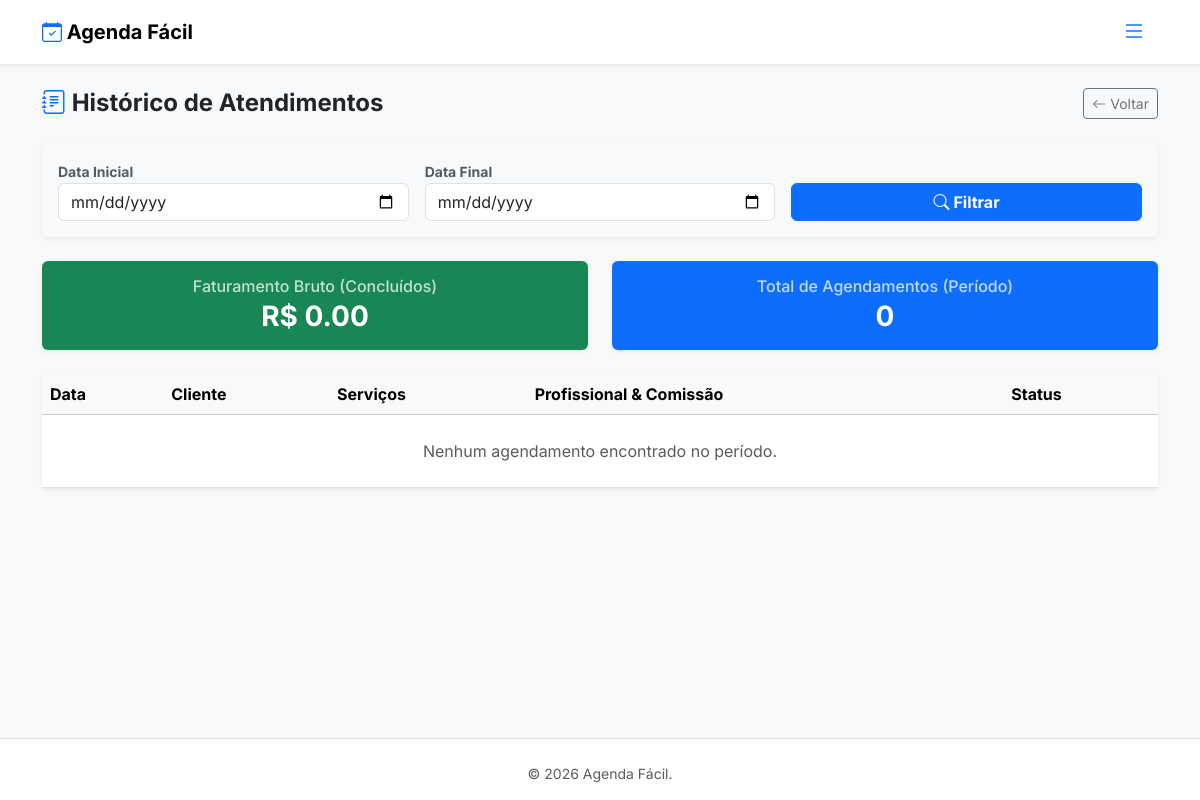
Before: /admin/historico (signed in) with the older database file.
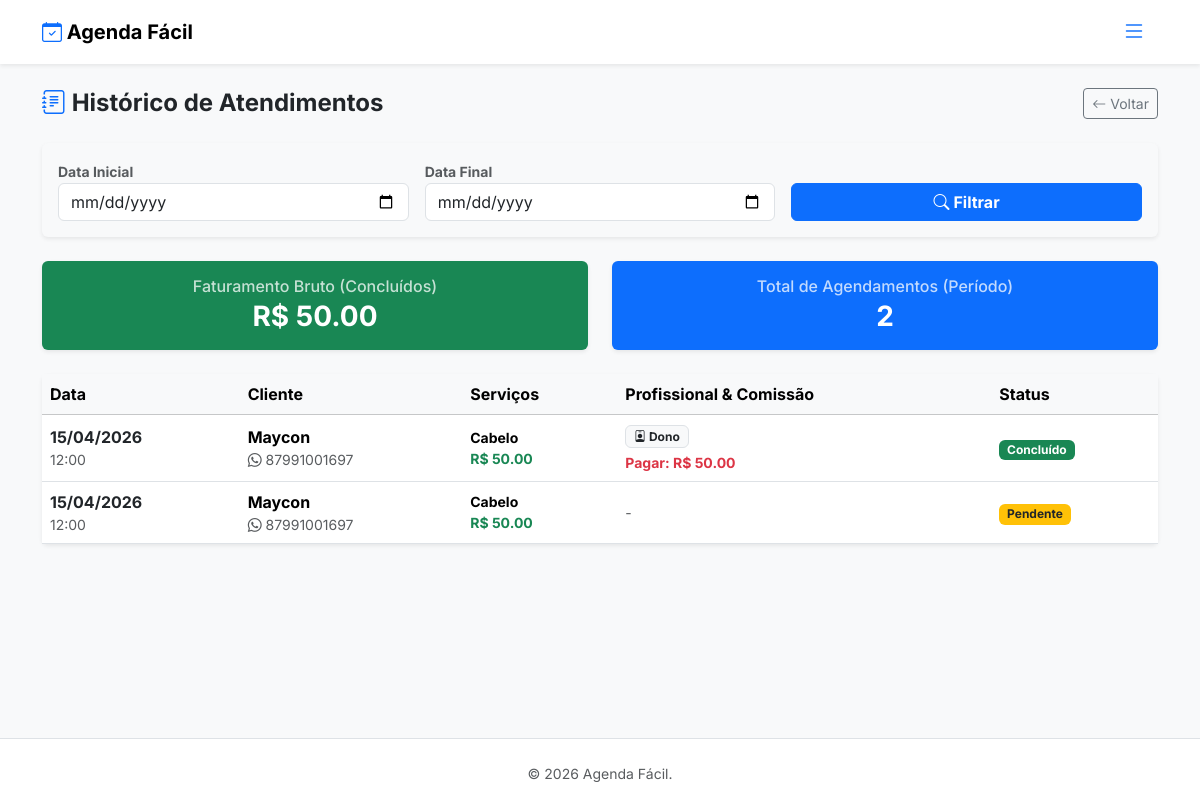
After: the same page with the newer database file.
### app.py (models this page shows, shortened)
class Appointment(db.Model):
    __tablename__ = 'appointments'
    id = db.Column(db.Integer, primary_key=True)
    client_name = db.Column(db.String(150), nullable=False)
    client_phone = db.Column(db.String(20), nullable=False)
    client_email = db.Column(db.String(120), nullable=False)
    appointment_date = db.Column(db.Date, nullable=False)
    appointment_time = db.Column(db.Time, nullable=False)
    notified = db.Column(db.Boolean, default=False)
    total_duration = db.Column(db.Integer, default=0, nullable=False)
    total_price = db.Column(db.Float, default=0.0, nullable=False)
    establishment_id = db.Column(db.Integer, db.ForeignKey('establishments.id'), nullable=False)
    status = db.Column(db.String(20), default='pendente')
    professional_id = db.Column(db.Integer, db.ForeignKey('professionals.id'), nullable=True)
    commission_value = db.Column(db.Float, default=0.0)
    rating = db.Column(db.Integer, nullable=True)
    services = db.relationship('Service', secondary=appointment_services, lazy='subquery', backref=db.backref('appointments', lazy=True))
    @property
    def service_names(self):
        return " + ".join([s.name for s in self.services])

class Service(db.Model):
    __tablename__ = 'services'
    id = db.Column(db.Integer, primary_key=True)
    name = db.Column(db.String(100), nullable=False)
    duration = db.Column(db.Integer, nullable=False)
    price = db.Column(db.Float, nullable=False, default=0.0)
    establishment_id = db.Column(db.Integer, db.ForeignKey('establishments.id'), nullable=False)
    category_id = db.Column(db.Integer, db.ForeignKey('categories.id'), nullable=True)
    is_combo = db.Column(db.Boolean, default=False)
    original_price = db.Column(db.Float, nullable=True)

class Professional(db.Model):
    __tablename__ = 'professionals'
    id = db.Column(db.Integer, primary_key=True)
    name = db.Column(db.String(100), nullable=False)
    commission_rate = db.Column(db.Float, default=0.0)
    is_active = db.Column(db.Boolean, default=True)
    establishment_id = db.Column(db.Integer, db.ForeignKey('establishments.id'), nullable=False)
    appointments = db.relationship('Appointment', backref='professional', lazy=True)

### app.py (the view)
@app.route('/admin/historico')
@login_required
def historico_atendimentos():
    if not current_user.establishment.has_access: return redirect(url_for('planos'))
    est = current_user.establishment
    start_date_str = request.args.get('start_date')
    end_date_str = request.args.get('end_date')
    query = Appointment.query.filter_by(establishment_id=est.id)
    if start_date_str:
        try:
            start_date = datetime.strptime(start_date_str, '%Y-%m-%d').date()
            query = query.filter(Appointment.appointment_date >= start_date)
        except: pass
    if end_date_str:
        try:
            end_date = datetime.strptime(end_date_str, '%Y-%m-%d').date()
            query = query.filter(Appointment.appointment_date <= end_date)
        except: pass
    appts = query.order_by(Appointment.appointment_date.desc(), Appointment.appointment_time.desc()).all()
    total_revenue = sum(a.total_price for a in appts if a.status in ['concluido', 'arquivado'])
    total_appts = len(appts)
    return render_template('historico.html', appointments=appts, establishment=est, start_date=start_date_str, end_date=end_date_str, total_revenue=total_revenue, total_appts=total_appts)

### app.py (called while the page is built)
@login_manager.user_loader
def load_user(user_id): return Admin.query.get(int(user_id))

    @property
    def has_access(self):
        if self.is_active: return True
        if self.trial_ends and get_now_brazil() < self.trial_ends: return True
        return False

### templates/historico.html (shortened to what this page needs)
{% extends 'layout.html' %}
{% block content %}
<div class="container py-4">
    <div class="d-flex justify-content-between align-items-center mb-4">
        <h2 class="h4 mb-0 fw-bold"><i class="bi bi-journal-text text-primary"></i> Histórico de Atendimentos</h2>
        <a href="{{ url_for('admin_dashboard') }}" class="btn btn-outline-secondary btn-sm"><i class="bi bi-arrow-left"></i> Voltar</a>
    </div>
    <div class="card shadow-sm border-0 mb-4 bg-light">
        <div class="card-body">
            <form method="GET" action="{{ url_for('historico_atendimentos') }}" class="row g-3 align-items-end">
                <div class="col-md-4">
                    <label class="small fw-bold text-muted">Data Inicial</label>
                    <input type="date" name="start_date" class="form-control" value="{{ start_date or '' }}">
                </div>
                <div class="col-md-4">
                    <label class="small fw-bold text-muted">Data Final</label>
                    <input type="date" name="end_date" class="form-control" value="{{ end_date or '' }}">
                </div>
                <div class="col-md-4">
                    <button class="btn btn-primary w-100 fw-bold"><i class="bi bi-search"></i> Filtrar</button>
                </div>
            </form>
        </div>
    </div>
    <div class="row mb-4">
        <div class="col-md-6">
            <div class="card border-0 shadow-sm bg-success text-white">
                <div class="card-body text-center">
                    <h6 class="mb-1 opacity-75">Faturamento Bruto (Concluídos)</h6>
                    <h3 class="mb-0 fw-bold">R$ {{ "%.2f"|format(total_revenue) }}</h3>
                </div>
            </div>
        </div>
        <div class="col-md-6 mt-3 mt-md-0">
            <div class="card border-0 shadow-sm bg-primary text-white">
                <div class="card-body text-center">
                    <h6 class="mb-1 opacity-75">Total de Agendamentos (Período)</h6>
                    <h3 class="mb-0 fw-bold">{{ total_appts }}</h3>
                </div>
            </div>
        </div>
    </div>
    <div class="card shadow-sm border-0">
        <div class="card-body p-0 table-responsive">
            <table class="table table-hover align-middle mb-0">
                <thead class="table-light">
                    <tr>
                        <th>Data</th>
                        <th>Cliente</th>
                        <th>Serviços</th>
                        <th>Profissional & Comissão</th>
                        <th>Status</th>
                    </tr>
                </thead>
                <tbody>
                    {% for a in appointments %}
                    <tr>
                        <td>
                            <div class="fw-bold text-dark">{{ a.appointment_date.strftime('%d/%m/%Y') }}</div>
                            <div class="small text-muted">{{ a.appointment_time.strftime('%H:%M') }}</div>
                        </td>
                        <td>
                            <div class="fw-bold">{{ a.client_name }}</div>
                            <div class="small text-muted"><i class="bi bi-whatsapp"></i> {{ a.client_phone }}</div>
                        </td>
                        <td>
                            <div class="small fw-bold">{{ a.service_names }}</div>
                            <div class="text-success fw-bold small">R$ {{ "%.2f"|format(a.total_price) }}</div>
                        </td>
                        <td>
                            {% if establishment.plan_type == 'gestao' and a.professional %}
                                <div class="badge bg-light border text-dark mb-1"><i class="bi bi-person-badge"></i> {{ a.professional.name }}</div>
                                {% if a.status in ['concluido', 'arquivado'] and a.commission_value > 0 %}
                                    <div class="text-danger small fw-bold" title="Valor a repassar ao profissional">Pagar: R$ {{ "%.2f"|format(a.commission_value) }}</div>
                                {% endif %}
                            {% else %}
                                <span class="text-muted small">-</span>
                            {% endif %}
                        </td>
                        <td>
                            {% if a.status in ['concluido', 'arquivado'] %}
                                <span class="badge bg-success">Concluído</span>
                            {% elif a.status == 'falta' %}
                                <span class="badge bg-danger">Falta (No-show)</span>
                            {% elif a.status == 'cancelado' %}
                                <span class="badge bg-secondary">Cancelado</span>
                            {% else %}
                                <span class="badge bg-warning text-dark">Pendente</span>
                            {% endif %}
                        </td>
                    </tr>
                    {% else %}
                    <tr><td colspan="5" class="text-center py-4 text-muted">Nenhum agendamento encontrado no período.</td></tr>
                    {% endfor %}
                </tbody>
            </table>
        </div>
    </div>
</div>
{% endblock %}

### templates/layout.html (shortened to what this page needs)
<!DOCTYPE html>
<html lang="pt-br">
<head>
    <link href="https://cdn.jsdelivr.net/npm/bootstrap@5.3.3/dist/css/bootstrap.min.css" rel="stylesheet">
    <link rel="stylesheet" href="https://cdn.jsdelivr.net/npm/bootstrap-icons@1.11.3/font/bootstrap-icons.min.css">
</head>
<body>
    <nav class="navbar navbar-expand-lg navbar-light bg-white shadow-sm sticky-top py-2">
        <div class="container">
            <a class="navbar-brand fw-bold" href="{{ url_for('index') }}"><i class="bi bi-calendar-check text-primary"></i> Agenda Fácil</a>
            {% if current_user.is_authenticated %}
                <button class="btn btn-outline-primary border-0 ms-auto" type="button" data-bs-toggle="offcanvas" data-bs-target="#sidebarMenu">
                    <i class="bi bi-list fs-4"></i>
                </button>
            {% endif %}
        </div>
    </nav>
    <main class="container-fluid p-0">
        {% block content %}{% endblock %}
    </main>
    <footer class="bg-white border-top pt-4 pb-3 mt-auto">
        <div class="container text-center">
            <p class="text-muted small mb-0">© 2026 Agenda Fácil.</p>
        </div>
    </footer>
</body>
</html>

### templates/layout.html (style rules this page uses)
body { font-family:'Inter',sans-serif;background-color:#f8f9fa }
a { text-decoration:none }
main { flex:1 }
body { min-height:100vh;display:flex;flex-direction:column }

Changed rows visible on the page:
added Appointment: appointment_date "15/04/2026", appointment_time "12:00", client_name "Maycon", client_phone "87991001697", service_names "Cabelo", total_price "50.00", professional.name "Dono", commission_value "50.00", status "Concluído"
added Appointment: appointment_date "15/04/2026", appointment_time "12:00", client_name "Maycon", client_phone "87991001697", service_names "Cabelo", total_price "50.00", status "Pendente"
Other visible differences:
{{ "%.2f"|format(total_revenue) }}: "0.00" → "50.00"
{{ total_appts }}: "0" → "2"
text no longer shown: "Nenhum agendamento encontrado no período."
